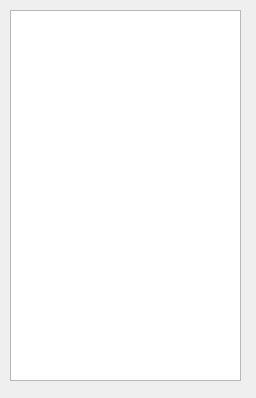
<?xml version="1.0" encoding="UTF-8"?>
<ui version="4.0">
 <class>playlist</class>
 <widget class="QDialog" name="playlist">
  <property name="geometry">
   <rect>
    <x>0</x>
    <y>0</y>
    <width>256</width>
    <height>398</height>
   </rect>
  </property>
  <property name="windowTitle">
   <string>Dialog</string>
  </property>
  <widget class="QListWidget" name="listWidget">
   <property name="geometry">
    <rect>
     <x>10</x>
     <y>10</y>
     <width>231</width>
     <height>371</height>
    </rect>
   </property>
  </widget>
 </widget>
 <resources/>
 <connections/>
</ui>
